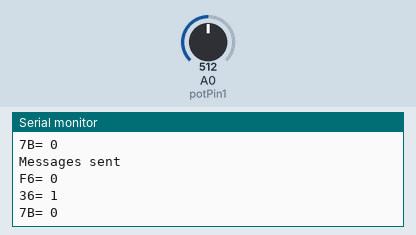
Bench run of a sketch on a simulated Arduino Uno, built with avr-gcc and run on an emulated ATmega328P. Parts: the last lines printed to the serial monitor. The inputs (shaded band) are chosen by the test bench; at power-on: A0 (potPin1) = 512.

Above: at 1.9 s.
2.0 s: A0 (potPin1) set to 306
At 2.9 s:
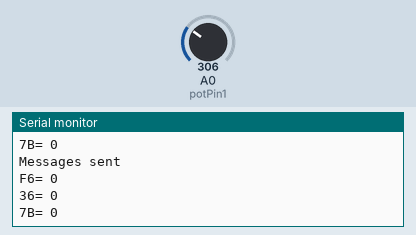
At 7.81 s:
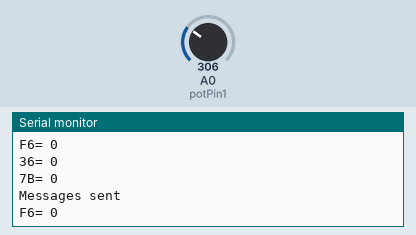

Measured:
- after the input at 2.0 s, the serial monitor: prints a new line after 0.30 s (image 1)

The sketch:

node1.ino
```cpp
#include <SPI.h>
#include <mcp2515.h>

struct can_frame canMsg;
struct can_frame canMsg1;
struct can_frame canMsg2;
struct can_frame canMsg3;
MCP2515 mcp2515(10);

int potPin1=A0;
int potValue1=0;
int cantxValue1=0;

//int potPin2=A0;
//int potValue2=0;
//int cantxValue2=0;
//
//int potPin3=A0;
//int potValue3=0;
//int cantxValue3=0;

void setup() {

  while (!Serial);
  Serial.begin(115200);

  mcp2515.reset();
  mcp2515.setBitrate(CAN_125KBPS);
  mcp2515.setNormalMode();

  Serial.println("Example: Write to CAN");
}

void loop() {
 //input potensio & button 1
  potValue1 = analogRead(potPin1);
//  btnValue1 = digitalRead(btnPin1);
  cantxValue1 = map(potValue1,0,1025,0,255);
//
// //input potensio & button 2
//  potValue2 = analogRead(potPin);
//  btnValue2 = digitalRead(btnPin);
//  cantxValue2 = map(potValue2,0,1025,0,255);
//
// //input potensio & button 3
//  potValue3 = analogRead(potPin);
//  btnValue3 = digitalRead(btnPin);
//  cantxValue3 = map(potValue3,0,1025,0,255);
//

//  canMsg1.can_id  = 0x0F6;
//  canMsg1.can_dlc = 8;
//  canMsg1.data[0] = 0x8E;
//  canMsg1.data[1] = 0x87;
//  canMsg1.data[2] = 0x32;
//  canMsg1.data[3] = 0xFA;
//  canMsg1.data[4] = 0x26;
//  canMsg1.data[5] = 0x8E;
//  canMsg1.data[6] = 0xBE;
//  canMsg1.data[7] = 0x86;

  canMsg2.can_id  = 0x036;
  canMsg2.can_dlc = 2;
  canMsg2.data[0] = cantxValue1;
  canMsg2.data[1] = 1;
//  canMsg2.data[2] = 0;
//  canMsg2.data[3] = 0;
//  canMsg2.data[4] = 0;
//  canMsg2.data[5] = 0;
//  canMsg2.data[6] = 0;
//  canMsg2.data[7] = 0;
//
//  canMsg3.can_id  = 0x07B;
//  canMsg3.can_dlc = 8;
//  canMsg3.data[0] = 0x88;
//  canMsg3.data[1] = 0x14;
//  canMsg3.data[2] = 0x3A;
//  canMsg3.data[3] = 0x8C;
//  canMsg3.data[4] = 0x7A;
//  canMsg3.data[5] = 0x00;
//  canMsg3.data[6] = 0x19;
//  canMsg3.data[7] = 0x00;

//  mcp2515.sendMessage(&canMsg1);
  mcp2515.sendMessage(&canMsg2);
//  mcp2515.sendMessage(&canMsg3);

  Serial.println("Messages sent");

  delay(100);

    if (mcp2515.readMessage(&canMsg1) == MCP2515::ERROR_OK) {
    Serial.print(canMsg1.can_id, HEX); // print ID
    Serial.print(" ");
//    Serial.print(canMsg1.can_dlc, HEX); // print DLC
//    Serial.print(" ");

    //for (int i = 0; i<canMsg1.can_dlc; i++)  {  // print the data
      Serial.print(canMsg1.data[0]);
      Serial.print(" ");


    Serial.println();
  }

    if (mcp2515.readMessage(&canMsg3) == MCP2515::ERROR_OK) {
    Serial.print(canMsg3.can_id, HEX); // print ID
    Serial.print(" ");
//    Serial.print(canMsg3.can_dlc, HEX); // print DLC
//    Serial.print(" ");

    //for (int i = 0; i<canMsg3.can_dlc; i++)  {  // print the data
      Serial.print(canMsg3.data[0]);
      Serial.print(" ");

    Serial.println();
  }
  if (canMsg1.data[0] >= 50){
    Serial.print("F6= ");
    Serial.println(canMsg1.data[1]);
  }
   else{
    Serial.print("F6= ");
    Serial.println("0");
  }
  if (canMsg2.data[0] >= 100){
    Serial.print("36= ");
    Serial.println(canMsg2.data[1]);
  }
  else{
    Serial.print("36= ");
    Serial.println("0");
  }
  if (canMsg3.data[0] >= 200){
    Serial.print("7B= ");
    Serial.println(canMsg3.data[1]);
  }
  else{
    Serial.print("7B= ");
    Serial.println("0");
  }
  delay(1000);
}
```
